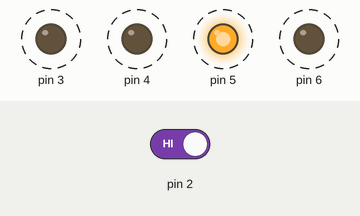
Recording of a sketch running on a simulated Arduino Uno, built with avr-gcc and run on an emulated ATmega328P. Shown: output pins drawn as LEDs (lit = HIGH). Dashed ring = blinking. The inputs (shaded band) are chosen by the test bench; at power-on: pin 2 HIGH.

Above: at 2.3 s.
2.4 s: pin 2 driven LOW
At 2.62 s:
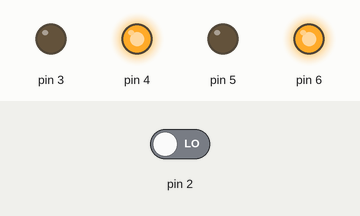
At 3.4 s:
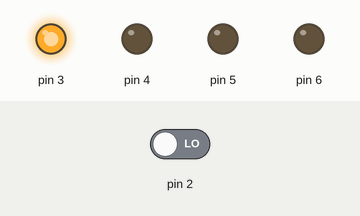
4.5 s: pin 2 driven HIGH
At 4.62 s:
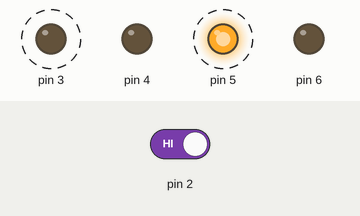
Timing chart, 0 to 14.0 s (numbered marks = the images above; inputs shaded):
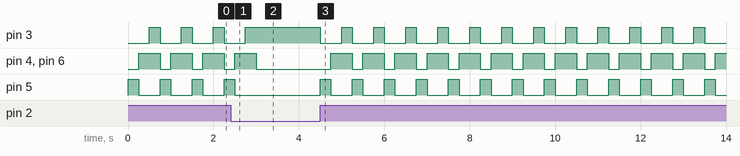

The sketch:

blik_1.ino
```cpp
int switchState = 0;
void setup()
{
 pinMode(3, OUTPUT);
 pinMode(4, OUTPUT);
 pinMode(5, OUTPUT);
 pinMode(6, OUTPUT);
 pinMode(2, INPUT);
}
void loop()
{
switchState = digitalRead(2);
if(switchState == LOW) {
//the button is not presssed
digitalWrite(3, HIGH);
digitalWrite(4, LOW);
digitalWrite(5, LOW);
digitalWrite(6, LOW);

}
else{
    digitalWrite(3, LOW);
    digitalWrite(6, LOW);
    digitalWrite(4, LOW);
    digitalWrite(5, HIGH);
    delay(250);
    //toggle the LED
    digitalWrite(6, HIGH);
    digitalWrite(4, HIGH);
    digitalWrite(5, LOW);
    delay(250);
    digitalWrite(3, HIGH);
    delay(250);
    digitalWrite(3, LOW);
}
}
```

Measured:
- after the input at 2.4 s, pin 3: goes on until 2.8 s, then stays HIGH; pin 4, pin 6: goes on until 3.0 s, then stays LOW; pin 5: goes on until 2.5 s, then stays LOW
- after the input at 4.5 s, pin 3, pin 5: alternates HIGH for 0.25 s and LOW for 0.50 s, starting at once; pin 4, pin 6: alternates HIGH for 0.50 s and LOW for 0.25 s, starting after 0.25 s
- by itself, pin 3, pin 5: alternates HIGH for 0.25 s and LOW for 0.50 s
- by itself, pin 4, pin 6: alternates HIGH for 0.50 s and LOW for 0.25 s
